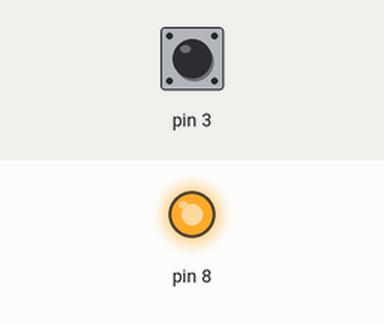
The sketch below on a simulated Arduino Uno, built with avr-gcc and run on an emulated ATmega328P. Parts: output pins drawn as LEDs (lit = HIGH). The inputs (shaded band) are chosen by the test bench; at power-on: pin 3 HIGH.

Above: at 1.2 s.
1.3 s: pin 3 pulled LOW for 0.15 s
At 2.1 s:
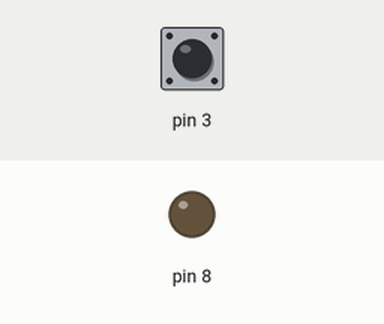
3.0 s: pin 3 pulled LOW for 1 s
At 5.2 s:
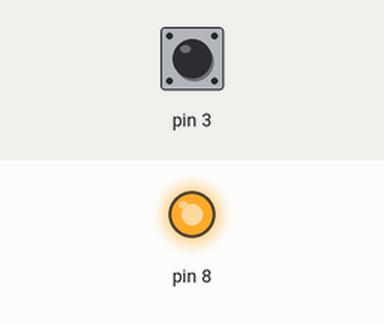
5.5 s: pin 3 pulled LOW for 3.2 s
At 10.1 s:
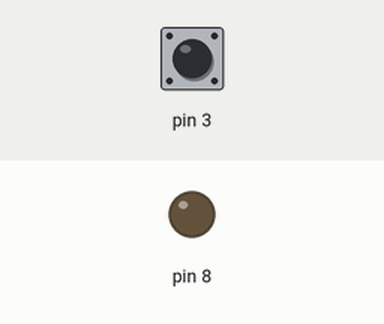
Timing chart, 0 to 11.6 s (numbered marks = the images above; inputs shaded):
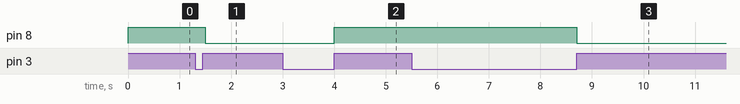

The sketch:

prerivanie.ino
```cpp
int led = 1;
void setup() {
 pinMode(3, INPUT_PULLUP);
  pinMode(8, OUTPUT);

  attachInterrupt(1,blink,RISING);
}

void loop(){
  digitalWrite(8,led);
  delay(100);
}

void blink() {
 led = !led;
 delay(200);// put your main code here, to run repeatedly:

}
```

Measured:
- after the input at 1.3 s, pin 8: HIGH → LOW after 0.20 s
- after the input at 3.0 s, pin 8: LOW → HIGH after 1.0 s
- after the input at 5.5 s, pin 8: HIGH → LOW after 3.2 s
